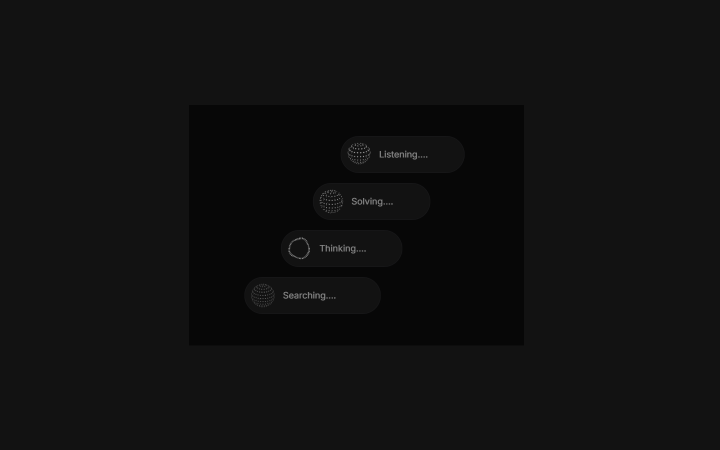
#> input picture reference/parity/web-orbs-carousel-1440x900.png, 1440 x 900 px (shown at 1/2 size); the run also reads 1 picture not shown here
$ python compare_carousel.py
#> lines starting #> are read from the running program, lines starting #| are printed output that depends on the picture
import json
import os
import sys
from pathlib import Path

import numpy as np
from PIL import Image, ImageChops

root = Path(__file__).resolve().parent.parent
pairs = [
    (
        'web-orbs-carousel-1440x900.png',
        'flutter-orbs-carousel-1440x900.png',
        'diff-orbs-carousel-1440x900.png',
    ),
    (
        'web-orbs-carousel-390x844.png',
        'flutter-orbs-carousel-390x844.png',
        'diff-orbs-carousel-390x844.png',
    ),
]
results = {}
for web_name, flutter_name, diff_name in pairs:
    web = Image.open(root / 'reference' / 'parity' / web_name).convert('RGB')
#> web is the input picture: PIL image 1440x900 RGB; mean R, G, B 16.1, 16.1, 16.1
    flutter = Image.open(root / 'reference' / 'parity' / flutter_name).convert('RGB')
    if web.size != flutter.size:
        flutter = flutter.resize(web.size)
    a = np.asarray(web, dtype=np.int16)
    b = np.asarray(flutter, dtype=np.int16)
    delta = np.abs(a - b)
    channel = delta.mean(axis=2)
    results[web_name] = {
        'size': list(web.size),
        'mean_abs_channel': round(float(delta.mean()), 3),
        'p99_abs_channel': round(float(np.percentile(delta, 99)), 3),
        'changed_pixels_over_8': round(
            float((delta.max(axis=2) > 8).mean()), 4
        ),
        'mean_abs_channel_4x_downsample': round(
            float(
                np.asarray(
                    ImageChops.difference(web, flutter).resize(
                        (max(1, web.width // 4), max(1, web.height // 4)),
                        Image.Resampling.BOX,
                    )
                ).mean()
            ),
            3,
        ),
        'centroid_delta': [
            round(float(np.argwhere(channel > 8)[:, 1].mean()), 2)
            if (channel > 8).any()
            else None,
            round(float(np.argwhere(channel > 8)[:, 0].mean()), 2)
            if (channel > 8).any()
            else None,
        ],
    }
    diff = ImageChops.difference(web, flutter)
    amplified = diff.point(lambda value: min(255, value * 4))
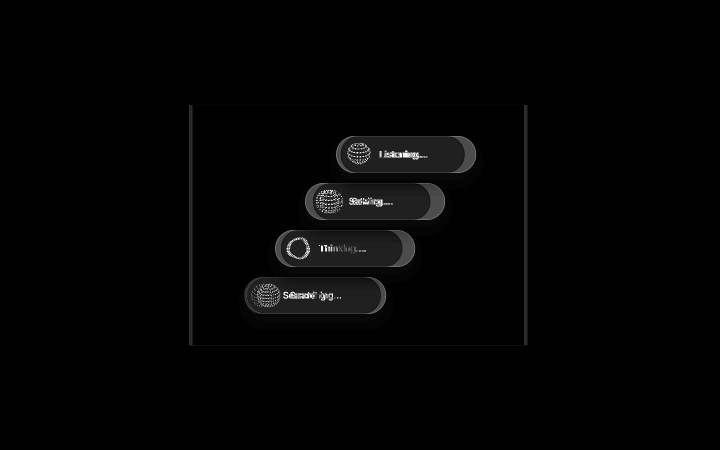
#> amplified: PIL image 1440x900 RGB (shown at 1/2 size); mean R, G, B 3.3, 3.3, 3.3
    amplified.save(root / 'reference' / 'parity' / diff_name)
    print(web_name, json.dumps(results[web_name]))
#| web-orbs-carousel-1440x900.png {"size": [1440, 900], "mean_abs_channel": 0.903, "p99_abs_channel": 19.0, "changed_pixels_over_8": 0.0186, "mean_abs_channel_4x_downsample": 0.912, "centroid_delta": [725.55, 443.59]}
#> pass 2 of the loop `for web_name, flutter_name, diff_name in pairs:`:
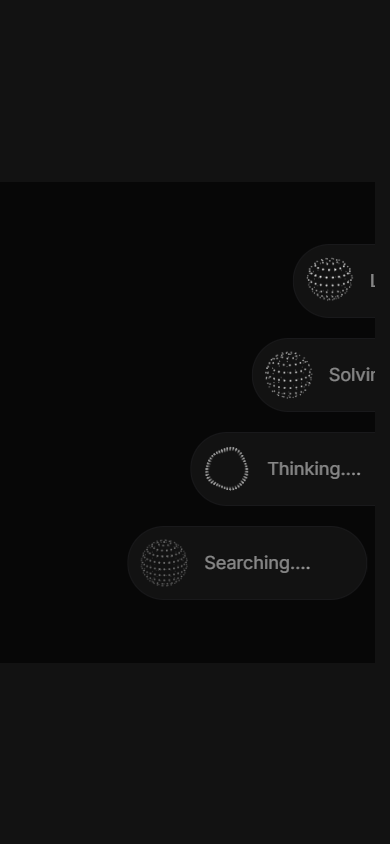
#> input picture reference/parity/web-orbs-carousel-390x844.png, 390 x 844 px
#> web is the input picture: PIL image 390x844 RGB; mean R, G, B 14.2, 14.2, 14.2
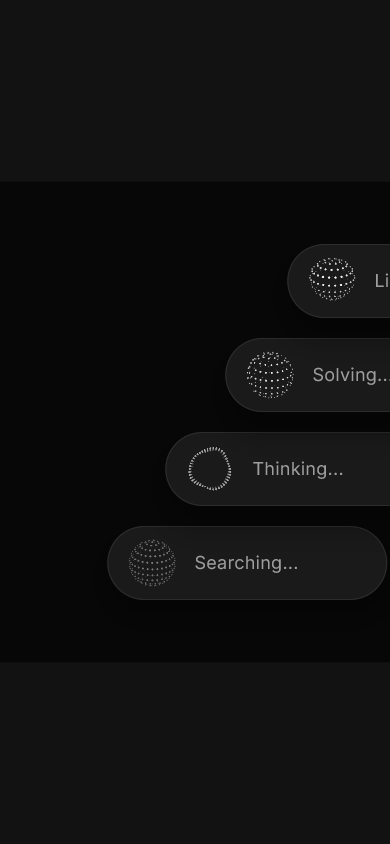
#> input picture reference/parity/flutter-orbs-carousel-390x844.png, 390 x 844 px
#> flutter: PIL image 390x844 RGB
#> a: shape (844, 390, 3) int16
#> b: shape (844, 390, 3) int16
#> delta: shape (844, 390, 3) int16
#> channel: shape (844, 390) float64
#> diff: PIL image 390x844 RGB
#> `amplified = diff.point(lambda value: min(255, value * 4))`:
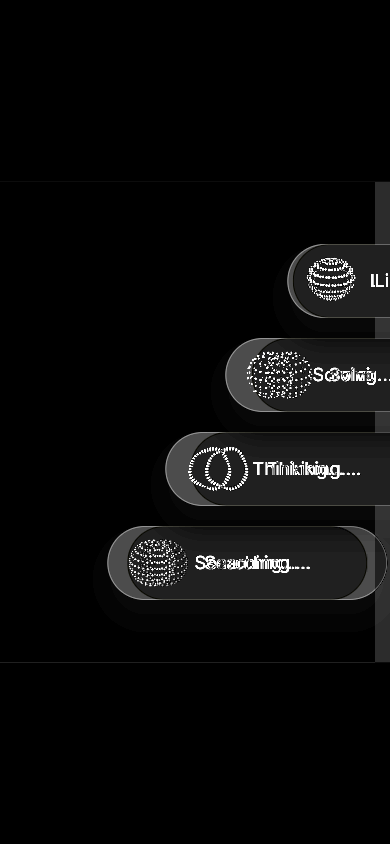
#> amplified: PIL image 390x844 RGB; mean R, G, B 9.7, 9.7, 9.7
#| web-orbs-carousel-390x844.png {"size": [390, 844], "mean_abs_channel": 2.759, "p99_abs_channel": 48.0, "changed_pixels_over_8": 0.052, "mean_abs_channel_4x_downsample": 2.782, "centroid_delta": [273.9, 455.34]}

(root / 'reference' / 'parity' / 'carousel-metrics.json').write_text(
    json.dumps(results, indent=2) + '\n', encoding='utf-8'
)

limit = float(os.environ.get('CAROUSEL_MAX_MEAN', '5'))
worst = max(item['mean_abs_channel'] for item in results.values())
#> worst = 2.76
if worst > limit:
    print(
        f'Carousel parity mean {worst:.3f}/255 exceeds {limit:.3f}/255',
        file=sys.stderr,
    )
    sys.exit(1)
